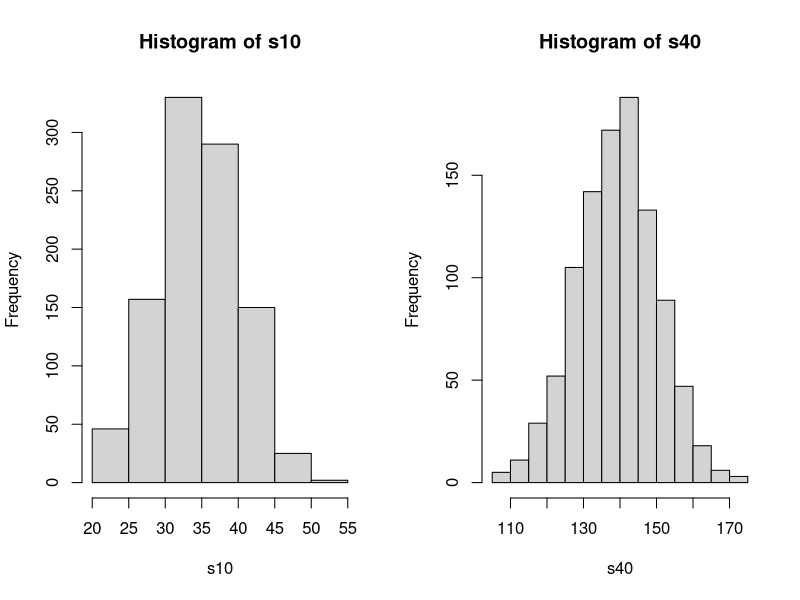
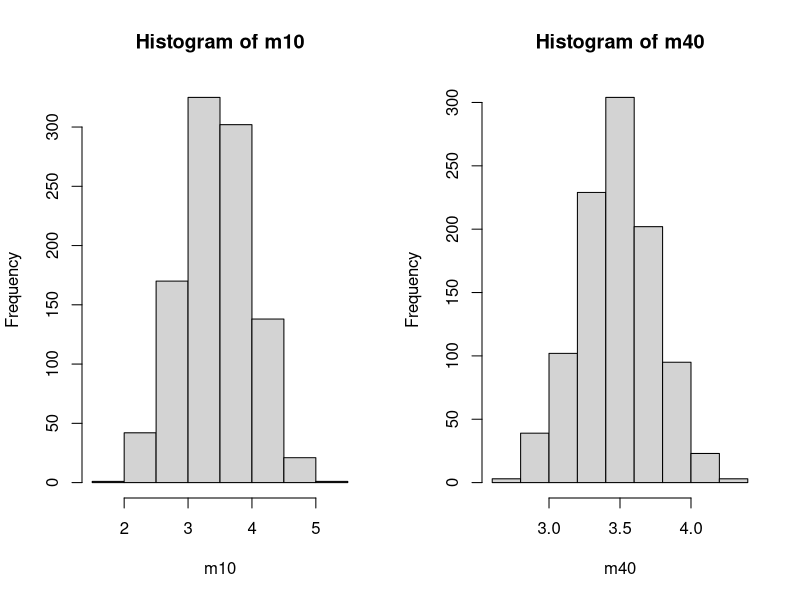

Write R code to recreate these figures, in order.
## ---- chunk 1
wuerfel <- 1:6
## ---- chunk 2
Mittel <- function (v) {
    mean (v)
}
## ---- chunk 3
Mittel (wuerfel)
## ---- chunk 4
Varianz <- function (v) {
    Mittel ((v - Mittel (v)) ^  2)
}
## ---- chunk 5
Varianz (wuerfel)
## ---- chunk 6
m_mal_wuerfeln <- function (m) {
    sample (wuerfel, size = m, replace = TRUE)
}
## ---- chunk 7
f_von_m_mal_wuerfeln <- function (f, m) {
    s <- m_mal_wuerfeln (m)
    f (s)
}
## ---- chunk 8
f_von_m_mal_wuerfeln_n_mal_wiederholen <- function (f, m, n) {
    s <- c ()
    for (i in 1:n) { s [i] <- f_von_m_mal_wuerfeln (f, m) }
    s
}
## ---- chunk 9
s10 <- f_von_m_mal_wuerfeln_n_mal_wiederholen (sum, 10, 1000)
## ---- chunk 10
s40 <- f_von_m_mal_wuerfeln_n_mal_wiederholen (sum, 40, 1000)
## ---- chunk 11
par (mfrow = c (1,2)) 
hist (s10)
hist (s40)
## ---- chunk 12
c (Mittel (s10), Mittel (s40))
## ---- chunk 13
c (Varianz (s10), Varianz (s40))
## ---- chunk 14
m10 <- f_von_m_mal_wuerfeln_n_mal_wiederholen (mean, 10, 1000)
## ---- chunk 15
m40 <- f_von_m_mal_wuerfeln_n_mal_wiederholen (mean, 40, 1000)
## ---- chunk 16
par (mfrow = c (1,2)) 
hist (m10)
hist (m40)
## ---- chunk 17
c (Mittel (m10), Mittel (m40))
## ---- chunk 18
c (Varianz (m10), Varianz (m40))
